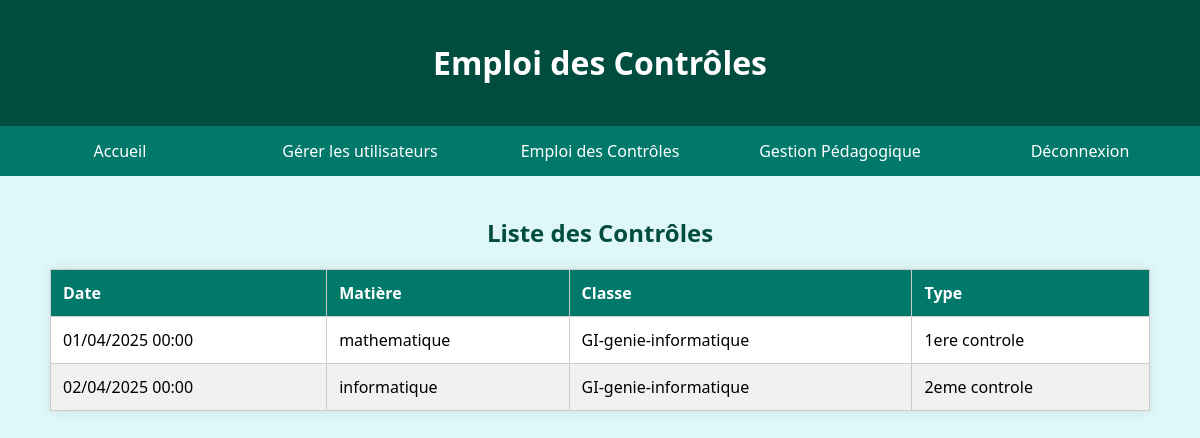
The page /emploi_evaluation.php (signed in) on the database its author committed.
### tables this page shows
CREATE TABLE `evaluations` (
  `id_evaluation` int(11) NOT NULL,
  `id_etudiant` int(11) DEFAULT NULL,
  `id_matiere` int(11) DEFAULT NULL,
  `note` float DEFAULT NULL,
  `date_evaluation` date DEFAULT NULL,
  `type_controle` varchar(50) NOT NULL,
  `nom_filiere` varchar(50) NOT NULL,
  `nom_matiere` varchar(50) NOT NULL
);

### emploi_evaluation.php (the view, shortened to what this page needs)
<?php
try {
    $conn = new PDO("mysql:host=localhost;dbname=gestion_scolarite", "root", "");
    $conn->setAttribute(PDO::ATTR_ERRMODE, PDO::ERRMODE_EXCEPTION);
} catch (PDOException $e) {
    die("Erreur de connexion : " . $e->getMessage());
}
$stmt = $conn->query("SELECT * FROM evaluations ORDER BY date_evaluation ASC");
$controles = $stmt->fetchAll(PDO::FETCH_ASSOC);
?>
<!DOCTYPE html>
<html lang="fr">
<head>
</head>
<body>
<header>
    <h1>Emploi des Contrôles</h1>
</header>
<nav>
    <ul>
        <li><a href="admin_dashboard.php">Accueil</a></li>
        <li><a href="users.php">Gérer les utilisateurs</a></li>
        <li><a href="" class="active">Emploi des Contrôles</a></li>
        <li><a href="Gestion_pedagogique.php">Gestion Pédagogique</a></li>
        <li><a href="logout.php">Déconnexion</a></li>
    </ul>
</nav>
<div class="container">
    <h2>Liste des Contrôles</h2>
    <table>
        <thead>
            <tr>
                <th>Date</th>
                <th>Matière</th>
                <th>Classe</th>
                <th>Type</th>
            </tr>
        </thead>
        <tbody>
            <?php foreach ($controles as $controle): ?>
                <tr>
                    <td><?= date('d/m/Y H:i', strtotime($controle['date_evaluation'])) ?></td>
                    <td><?= htmlspecialchars($controle['nom_matiere']) ?></td>
                    <td><?= htmlspecialchars($controle['nom_filiere']) ?></td>
                    <td><?= htmlspecialchars($controle['type_controle']) ?></td>
                </tr>
            <?php endforeach; ?>
        </tbody>
    </table>
</div>
</body>
</html>

### emploi_evaluation.php (style rules this page uses)
body { font-family: 'Segoe UI', sans-serif; background-color: #e0f7fa; margin: 0; padding: 0; }
header { background-color: #004d40; color: white; padding: 20px; text-align: center; }
nav { background-color: #00796b; overflow: hidden; }
nav ul { list-style: none; padding: 0; margin: 0; display: flex; flex-wrap: wrap; }
nav li { flex: 1; }
nav a { display: block; text-align: center; padding: 14px; color: white; text-decoration: none; }
.container { padding: 20px; max-width: 1100px; margin: auto; }
h2 { text-align: center; color: #004d40; }
table { width: 100%; border-collapse: collapse; background-color: white; box-shadow: 0 0 10px rgba(0, 0, 0, 0.1); }
th, td { padding: 12px; border: 1px solid #ccc; text-align: left; }
th { background-color: #00796b; color: white; }
tr:nth-child(even) { background-color: #f1f1f1; }

### rows shown on the page
evaluations: date_evaluation "01/04/2025 00:00", nom_matiere "mathematique", nom_filiere "GI-genie-informatique", type_controle "1ere controle"
evaluations: date_evaluation "02/04/2025 00:00", nom_matiere "informatique", nom_filiere "GI-genie-informatique", type_controle "2eme controle"
